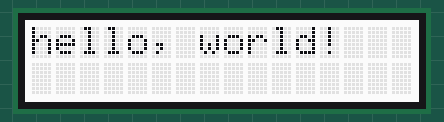
This sketch was run on a simulated Arduino Uno, built with avr-gcc and run on an emulated ATmega328P. Parts: 16×2 character LCD.

Above: at 0.1 s.
At 1.1 s:
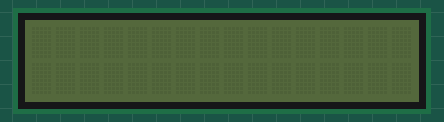
At 2.1 s:
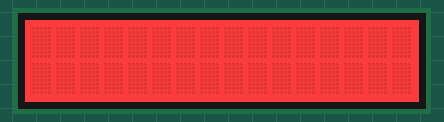
At 3.1 s:
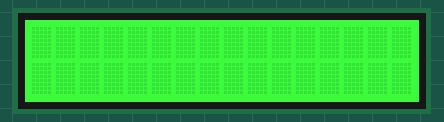
At 4.1 s:
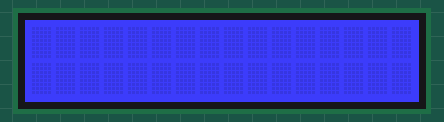

Measured:
- by itself, everything shown: repeats every 4.1 s, in 4 steps
- what the display in image 1 shows lasts 1.0 s, from 1.1 s to 2.1 s
- what the display in image 4 shows lasts 1.1 s, from 4.1 s to 5.2 s

The sketch:

test_Grove_LCD.ino
```cpp
#include <rgb_lcd.h>
#include <Wire.h>

rgb_lcd lcd;

const int colorR = 255;
const int colorG = 0;
const int colorB = 0;

void setup()
{
    // set up the LCD's number of columns and rows:
    lcd.begin(16, 2);

    //lcd.setRGB(colorR, colorG, colorB);

    // Print a message to the LCD.
    lcd.print("hello, world!");

    delay(1000);
}

void loop()
{
    lcd.clear();
    lcd.setRGB(0,0,0);
    lcd.setCursor(0,0);
    delay(1000);
    lcd.setRGB(255,0,0);
    delay(1000);
    lcd.setRGB(0,255,0);
    delay(1000);
    lcd.setRGB(0,0,255);
    delay(1000);

    delay(100);
}
```
